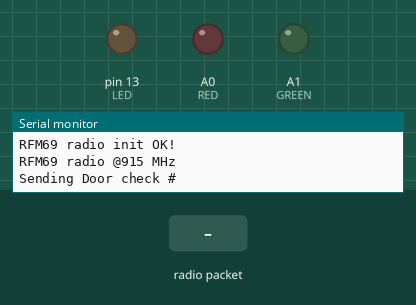
This sketch was run on a simulated Arduino Uno, built with avr-gcc and run on an emulated ATmega328P. Shown: output pins drawn as LEDs (lit = HIGH), the last lines printed to the serial monitor. Dashed ring = blinking. Inputs (shaded band) come from the test bench. No radio packets arrive unless stated; pins used as bus, display or sensor lines are not drawn.

Above: at 4.9 s.
5.0 s: radio packet "1" arrives
At 5.17 s:
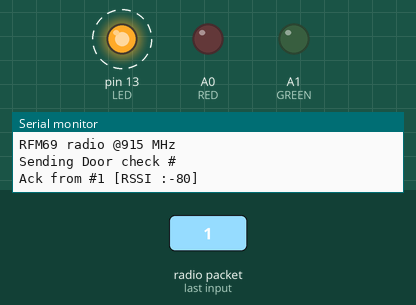
Timing chart, 0 to 8.0 s (numbered marks = the images above; inputs shaded):
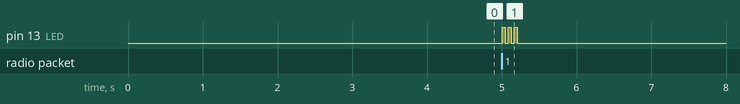

Measured:
- after the input at 5.0 s, pin 13 (LED): alternates HIGH for 0.04 s and LOW for 0.04 s, 6 changes in all, then stays LOW, starting at once

The sketch:

upstairs.ino
```cpp
// rf69 demo tx rx.pde
// -*- mode: C++ -*-
// Example sketch showing how to create a simple addressed, reliable messaging client
// with the RH_RF69 class. RH_RF69 class does not provide for addressing or
// reliability, so you should only use RH_RF69  if you do not need the higher
// level messaging abilities.
// It is designed to work with the other example rf69_server.
// Demonstrates the use of AES encryption, setting the frequency and modem
// configuration

#include <SPI.h>
#include <RH_RF69.h>
#include <RHReliableDatagram.h>
/************ Radio Setup ***************/


#define frequency 915.0       // Recommended 868 or 915
#define DEST          1       // Address to send packets to!
#define HOME          2       // Who am I
#define radio_chipSelect  8
#define radio_interrupt   3
#define radio_reset   4
#define LED           13
#define RED           A0
#define GREEN         A1

// Singleton instance of the radio driver
RH_RF69 rf69(radio_chipSelect, radio_interrupt);

// Class to manage message delivery and receipt, using the driver declared above
RHReliableDatagram rf69_manager(rf69, HOME);


int16_t packetnum = 0;  // increment each packet sent, do I care though?

void setup()
{
  Serial.begin(115200);

  pinMode(LED, OUTPUT);
  pinMode(RED, OUTPUT);
  pinMode(GREEN, OUTPUT);
  pinMode(radio_reset, OUTPUT);
  digitalWrite(radio_reset, LOW);

  Serial.println("Feather Addressed RFM69 TX Test!");
  Serial.println();

  // manual reset (literally pressing the reset button by assigning it a high value)
  digitalWrite(radio_reset, HIGH);
  delay(10);
  digitalWrite(radio_reset, LOW);
  delay(10);

  if (!rf69_manager.init()) {
    Serial.println("RFM69 radio init failed");
    while (1);
  }
  Serial.println("RFM69 radio init OK!");
  // Defaults to 434.0MHz, modulation GFSK_Rb250Fd250, 13dB, no encryption
  // So we need to set freq, power, and encryption key because those are all wrong
  if (!rf69.setFrequency(frequency)) {
    Serial.println("setFrequency failed");
  }

  // Have to set dB. range 14-20. Always true because reasons
  rf69.setTxPower(20, true);

  // Encryption key. Set to zeros for GitHub. Change when uploading to boards
  uint8_t key[] = { 0x00, 0x00, 0x00, 0x00, 0x00, 0x00, 0x00, 0x00, 0x00, 0x00, 0x00, 0x00, 0x00, 0x00, 0x00, 0x00};
  rf69.setEncryptionKey(key);

  Serial.print("RFM69 radio @");  Serial.print((int)frequency);  Serial.println(" MHz");
}


// Dont put this on the stack:
uint8_t data[] = {0,0};

void loop() {
  delay(4000);  // 4 second pause between asks

  char radiopacket[20] = "Door check #";
  itoa(packetnum++, radiopacket+13, 10);
  Serial.print("Sending "); Serial.println(radiopacket);

  // Send a message to the DESTINATION!
  if (rf69_manager.sendtoWait((uint8_t *)radiopacket, strlen(radiopacket), DEST)) {
    // Now wait for a reply from the server
    uint8_t len = sizeof(data);
    uint8_t from;
    if (rf69_manager.recvfromAckTimeout((uint8_t*)&data, &len, 2000, &from)) {

      Serial.print("Ack from #"); Serial.print(from);
      Serial.print(" [RSSI :"); Serial.print(rf69.lastRssi()); Serial.println("]");

      if (data[0] == 0 && data[1] == 1) { // door is open
        Blink(RED, 200, 1);
      } else if (data[0] == 1 && data[1] == 0) { // door is closed
        Blink(GREEN, 200, 1);
      }
      Blink(LED, 40, 3); // board LED to confirm its doing worky things
    } else {
      Serial.println("No reply :(");
    }
  } else {
    Serial.println("Sending failed (no ack)");
  }
}

void Blink(byte PIN, byte MS, byte loops) { // LED pin, delay in milliseconds, number of blinks
  for (byte i=0; i<loops; i++)  {
    digitalWrite(PIN,HIGH);
    delay(MS);
    digitalWrite(PIN,LOW);
    delay(MS);
  }
}
```
